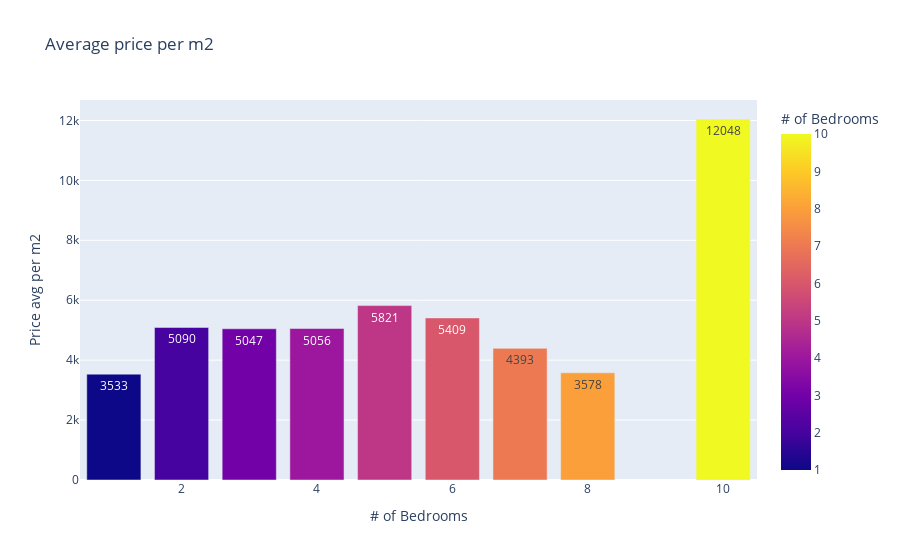

Notebook code cell kept with this figure:
### Markdown cell above
### **H3.** Houses with 4 bedrooms have higher prices per m2.
****

### Code cell
aux1 = df4.groupby('bedrooms')['price_m2'].mean().sort_values().reset_index()
aux1['price_m2']= round(aux1['price_m2'],0)

px.bar(data_frame = aux1,
        x='bedrooms',
        y='price_m2',
        color='bedrooms',
        text='price_m2',
        title = 'Average price per m2',
        labels={'price_m2':'Price avg per m2',
                'bedrooms': '# of Bedrooms'           
               }
        )

### Figure 1 — Plotly figure (JSON) as saved in the notebook; plotly's stock layout.template omitted (floating-point values rounded to 4 significant figures)
{"data": [{"alignmentgroup": "True", "hovertemplate": "# of Bedrooms=%{marker.color}<br>Price avg per m2=%{text}<extra></extra>", "legendgroup": "", "marker": {"color": [1, 8, 7, 3, 4, 2, 6, 5, 10], "coloraxis": "coloraxis"}, "name": "", "offsetgroup": "", "orientation": "v", "showlegend": false, "text": [3533, 3578, 4393, 5047, 5056, 5090, 5409, 5821, 12048], "textposition": "auto", "type": "bar", "x": [1, 8, 7, 3, 4, 2, 6, 5, 10], "xaxis": "x", "y": [3533, 3578, 4393, 5047, 5056, 5090, 5409, 5821, 12048], "yaxis": "y"}], "layout": {"barmode": "relative", "coloraxis": {"colorbar": {"title": {"text": "# of Bedrooms"}}, "colorscale": [[0, "#0d0887"], [0.1111, "#46039f"], [0.2222, "#7201a8"], [0.3333, "#9c179e"], [0.4444, "#bd3786"], [0.5556, "#d8576b"], [0.6667, "#ed7953"], [0.7778, "#fb9f3a"], [0.8889, "#fdca26"], [1, "#f0f921"]]}, "legend": {"tracegroupgap": 0}, "title": {"text": "Average price per m2"}, "xaxis": {"anchor": "y", "domain": [0, 1], "title": {"text": "# of Bedrooms"}}, "yaxis": {"anchor": "x", "domain": [0, 1], "title": {"text": "Price avg per m2"}}}}
